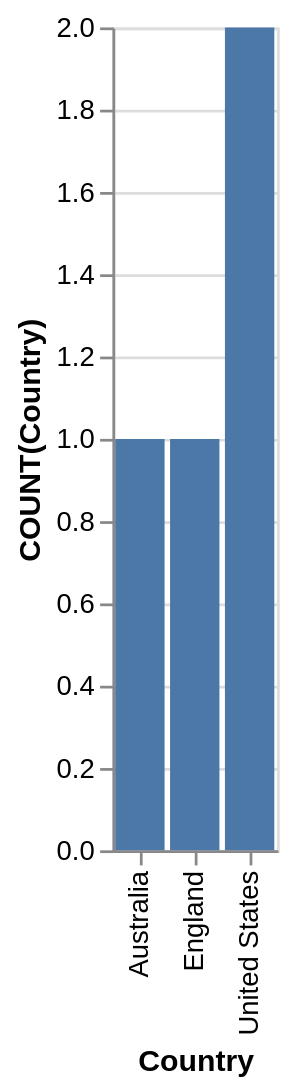

Express this chart as Vega-Lite.
### Vega-Lite specification from a JSON file in a GitHub repository (floating-point values rounded to 4 significant figures)
{"data": {"values": [{"x_data": "Australia", "y_data": 1}, {"x_data": "England", "y_data": 1}, {"x_data": "United States", "y_data": 2}]}, "mark": "bar", "encoding": {"x": {"field": "x_data", "type": "nominal", "title": "Country", "sort": {"op": "sum", "field": "y_data", "order": "ascending"}}, "y": {"field": "y_data", "type": "quantitative", "title": "COUNT(Country)"}}}
